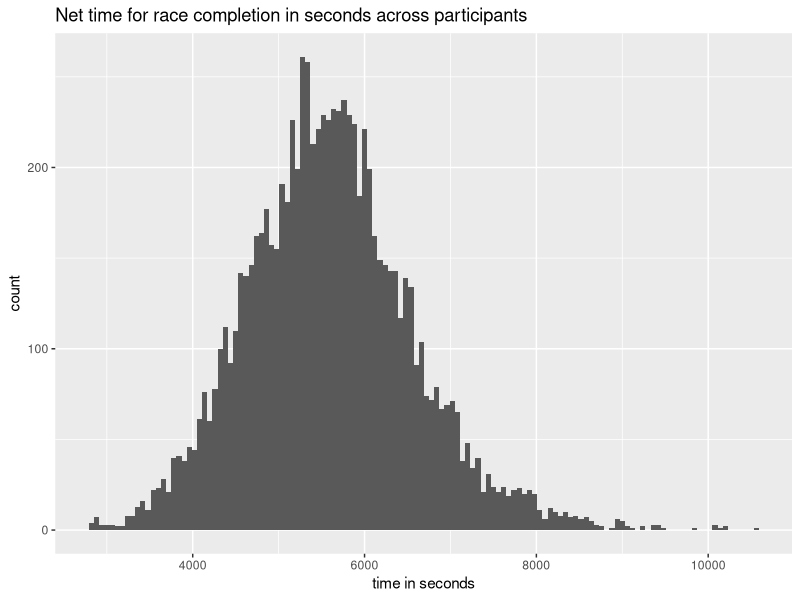
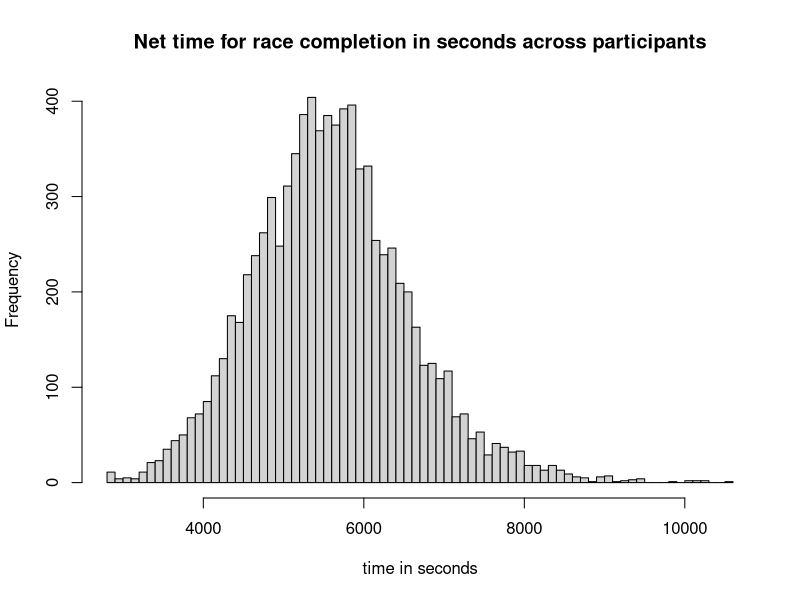
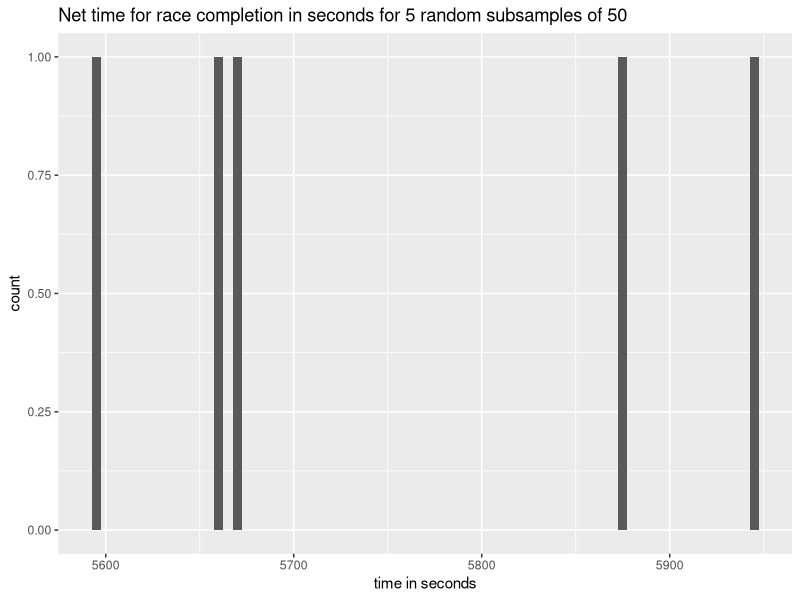
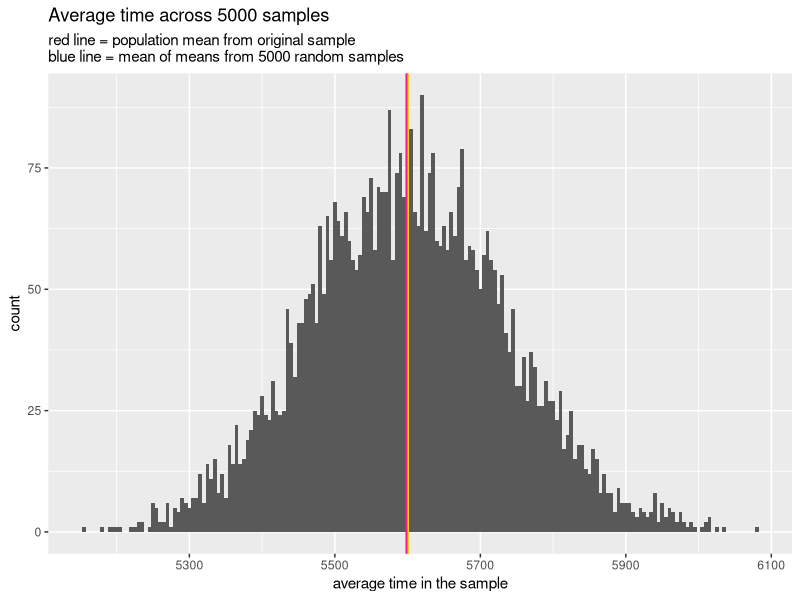

Write the R code that produced these figures, in order.
## ---- chunk 1

library(psych)
library(tidyverse)

## ---- chunk 2
population <- read.csv("TenMileRace.csv")
## ---- chunk 3
describe(population)
## ---- chunk 4

mean_net_time = mean(population$net)
mean_net_time

# get time in minutes
mean_net_time/60

## ---- chunk 5

ggplot(population, aes(x = net)) +
  geom_histogram(binwidth = 60) +
  labs (title = "Net time for race completion in seconds across participants", x = "time in seconds")

## ---- chunk 6
hist(population$net, breaks = 60, main = "Net time for race completion in seconds across participants", xlab = "time in seconds" )
## ---- chunk 7
sample1 <- sample_n(population, 50, replace = TRUE)
sample2 <- sample_n(population, 50, replace = TRUE)
sample3 <- sample_n(population, 50, replace = TRUE)
sample4 <- sample_n(population, 50, replace = TRUE)
sample5 <- sample_n(population, 50, replace = TRUE)
## ---- chunk 8
mean(sample1$net)
mean(sample2$net)
mean(sample3$net)
mean(sample4$net)
mean(sample5$net)
## ---- chunk 9
means <- c(5944, 5660, 5596, 5670, 5877) #first save all means as an object
sampling_dist <- data.frame(means) #the data.frame function converts this object into a dataframe
## ---- chunk 10
ggplot(sampling_dist, aes(x = means)) +
  geom_histogram(binwidth = 5) +
  labs (title = "Net time for race completion in seconds for 5 random subsamples of 50 ", x = "time in seconds")
## ---- chunk 11

rep_sample_n <- function(tbl, size, replace = FALSE, reps = 1)
{
    n <- nrow(tbl)
    i <- unlist(replicate(reps, sample.int(n, size, replace = replace), simplify = FALSE))

    rep_tbl <- cbind(replicate = rep(1:reps,rep(size,reps)), tbl[i, , drop=FALSE])

    dplyr::group_by(rep_tbl, replicate)
}


sample_means <- population %>%
  rep_sample_n(size = 50, reps = 5000, replace = TRUE) %>%
  summarize(mean_net = mean(net))

m <- as.matrix(summarise(sample_means, m = mean(mean_net)))

ggplot(sample_means, aes(x = mean_net)) + 
  geom_histogram(binwidth = 5) +
  geom_vline(xintercept = mean_net_time, lwd = 1, color="deeppink") +
  geom_vline(xintercept = m, lwd = 0.5, color="gold") + 
  labs(title = "Average time across 5000 samples", subtitle = "red line = population mean from original sample\nblue line = mean of means from 5000 random samples", x = "average time in the sample")

